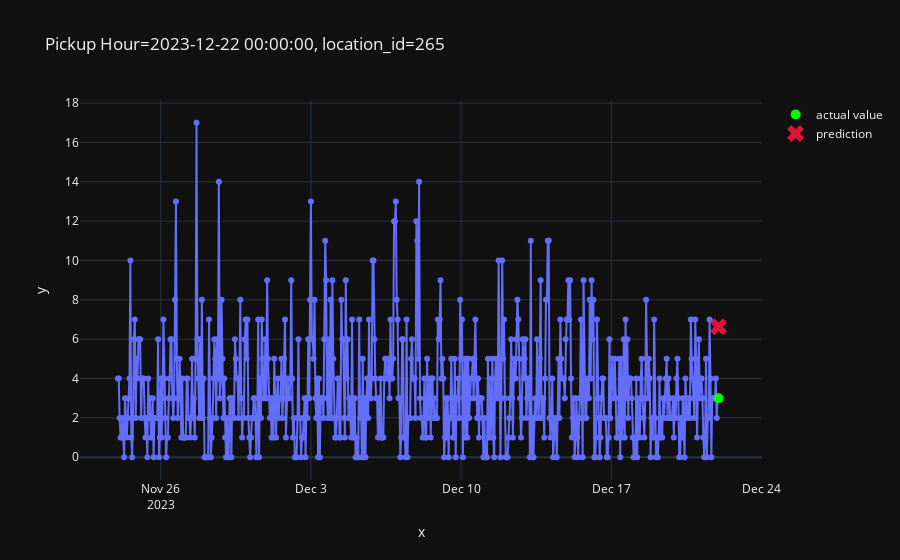

This figure's notebook cell:
### Code cell
plot_one_sample(
    example_id=56700,
    features=X_test,
    targets=y_test,
    predictions=pd.Series(predictions)
)

### Figure 1 — Plotly figure (JSON) as saved in the notebook; plotly's stock layout.template omitted (floating-point values rounded to 4 significant figures; data arrays with more than 128 entries replaced by an {"elided": "..."} marker saying what was removed)
{"data": [{"hovertemplate": "x=%{x}<br>y=%{y}<extra></extra>", "legendgroup": "", "line": {"color": "#636efa", "dash": "solid"}, "marker": {"symbol": "circle"}, "mode": "lines+markers", "name": "", "orientation": "v", "showlegend": false, "type": "scatter", "x": {"elided": "673 str values"}, "xaxis": "x", "y": {"elided": "673 int values"}, "yaxis": "y"}, {"line": {"color": "lime"}, "marker": {"size": 10}, "mode": "markers", "name": "actual value", "type": "scatter", "x": ["2023-12-22T00:00:00"], "y": [3]}, {"line": {"color": "crimson"}, "marker": {"size": 15, "symbol": "x"}, "mode": "markers", "name": "prediction", "type": "scatter", "x": ["2023-12-22T00:00:00"], "y": [6.629]}], "layout": {"legend": {"tracegroupgap": 0}, "title": {"text": "Pickup Hour=2023-12-22 00:00:00, location_id=265"}, "xaxis": {"anchor": "y", "domain": [0, 1], "title": {"text": "x"}}, "yaxis": {"anchor": "x", "domain": [0, 1], "title": {"text": "y"}}}}
